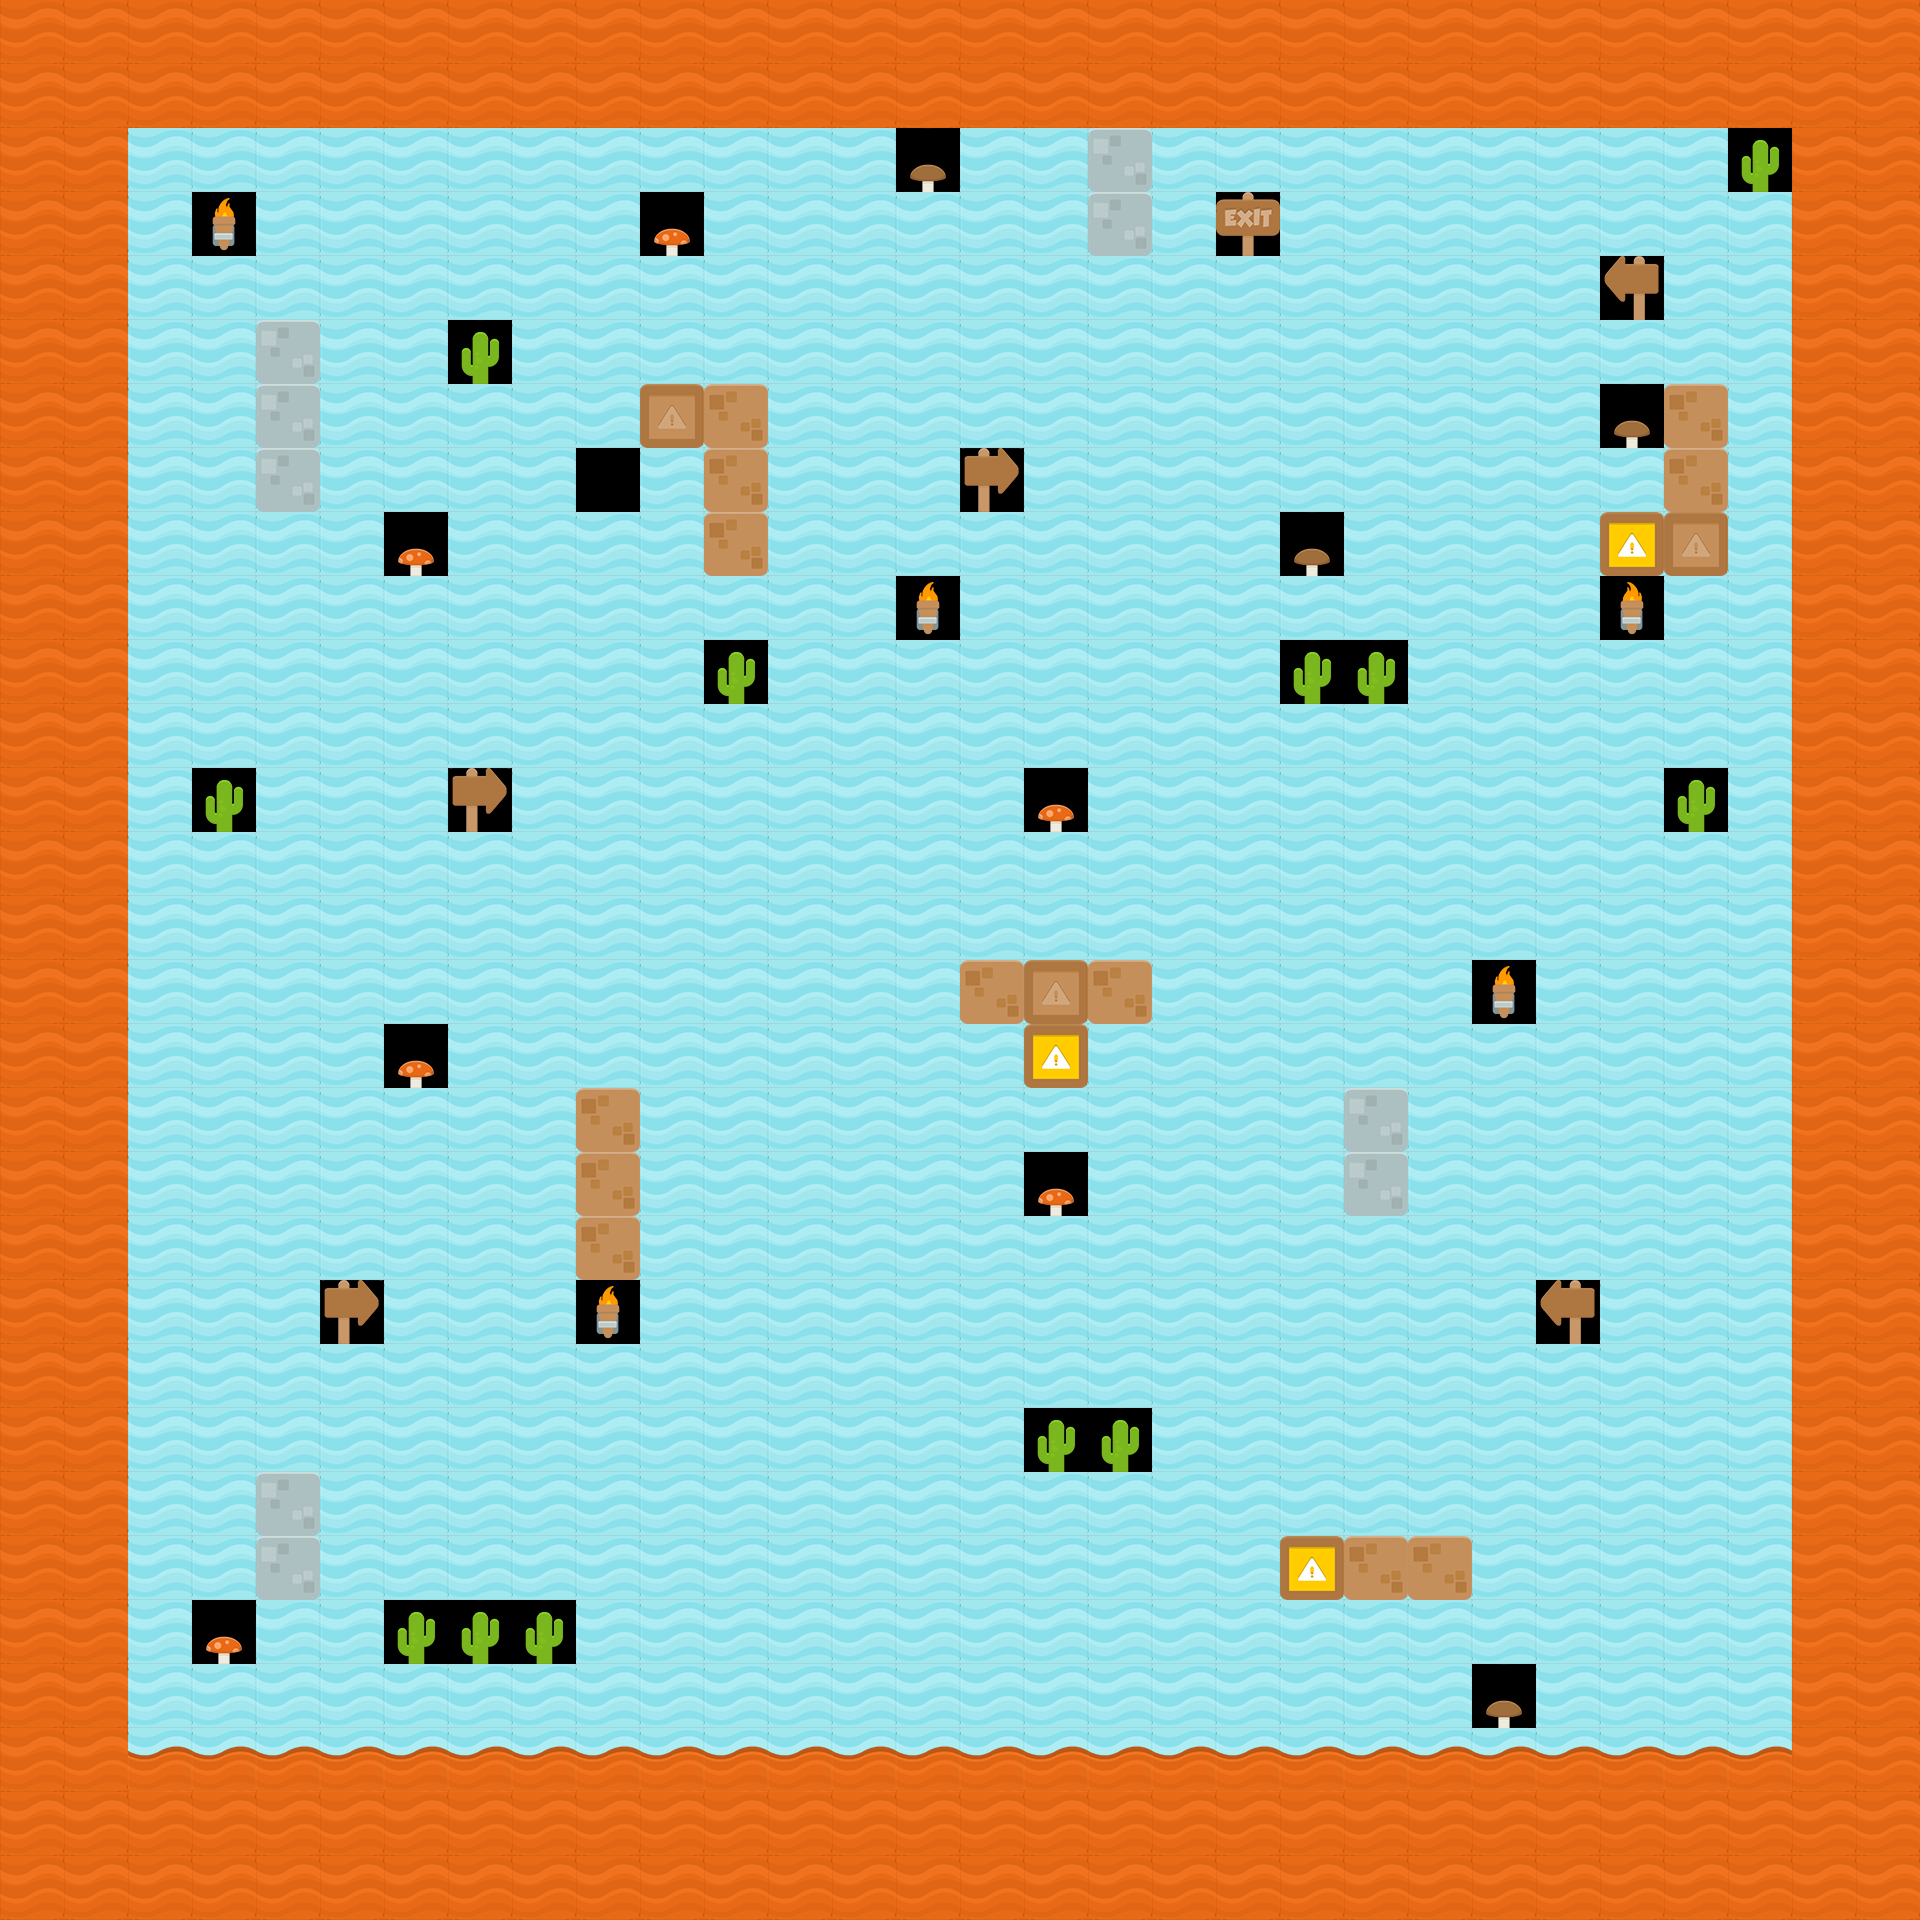

Tiled map render using the project's own tile images. Description and the whole map definition, tile-layer contents included, below:
An orthogonal 30x30 tile map with 64x64 px tiles, 2 tile layers (Background, Blocked) and 19 objects (9x Coin, 7x Enemy, StartingPosition, StartingPositionPortal, Portal).

<map version="1.2" tiledversion="1.2.0" orientation="orthogonal" renderorder="right-down" width="30" height="30" tilewidth="64" tileheight="64" infinite="0" nextlayerid="7" nextobjectid="22">
 <tileset firstgid="1" source="kenny_platformer_64x64.tsx" />
 <layer id="1" name="Background" width="30" height="30">
  <data encoding="csv">
14,14,14,14,14,14,14,14,14,14,14,14,14,14,14,14,14,14,14,14,14,14,14,14,14,14,14,14,14,14,
14,14,14,14,14,14,14,14,14,14,14,14,14,14,14,14,14,14,14,14,14,14,14,14,14,14,14,14,14,14,
14,14,7,7,7,7,7,7,7,7,7,7,7,7,43,7,7,7,7,7,7,7,7,7,7,7,7,69,14,14,
14,14,7,17,7,7,7,7,7,7,38,7,7,7,7,7,7,7,7,40,7,7,7,7,7,7,7,7,14,14,
14,14,7,7,7,7,7,7,7,7,7,7,7,7,7,7,7,7,7,7,7,7,7,7,7,13,7,7,14,14,
14,14,7,7,7,7,7,69,7,7,7,7,7,7,7,7,7,7,7,7,7,7,7,7,7,7,7,7,14,14,
14,14,7,7,7,7,7,7,7,7,7,7,7,7,7,7,7,7,7,7,7,7,7,7,7,43,7,7,14,14,
14,14,7,7,7,7,7,7,7,0,7,7,7,7,7,8,7,7,7,7,7,7,7,7,7,7,7,7,14,14,
14,14,7,7,7,7,38,7,7,7,7,7,7,7,7,7,7,7,7,7,43,7,7,7,7,7,7,7,14,14,
14,14,7,7,7,7,7,7,7,7,7,7,7,7,17,7,7,7,7,7,7,7,7,7,7,22,7,7,14,14,
14,14,7,7,7,7,7,7,7,7,7,69,7,7,7,7,7,7,7,7,69,69,7,7,7,7,7,7,14,14,
14,14,7,7,7,7,7,7,7,7,7,7,7,7,7,7,7,7,7,7,7,7,7,7,7,7,7,7,14,14,
14,14,7,69,7,7,7,8,7,7,7,7,7,7,7,7,38,7,7,7,7,7,7,7,7,7,69,7,14,14,
14,14,7,7,7,7,7,7,7,7,7,7,7,7,7,7,7,7,7,7,7,7,7,7,7,7,7,7,14,14,
14,14,7,7,7,7,7,7,7,7,7,7,7,7,7,7,7,7,7,7,7,7,7,7,7,7,7,7,14,14,
14,14,7,7,7,7,7,7,7,7,7,7,7,7,7,7,7,7,7,7,7,7,7,17,7,7,7,7,14,14,
14,14,7,7,7,7,38,7,7,7,7,7,7,7,7,7,7,7,7,7,7,7,7,7,7,7,7,7,14,14,
14,14,7,7,7,7,7,7,7,7,7,7,7,7,7,7,7,7,7,7,7,7,7,7,7,7,7,7,14,14,
14,14,7,7,7,7,7,7,7,7,7,7,7,7,7,7,38,7,7,7,7,7,7,7,7,7,7,7,14,14,
14,14,7,7,7,7,7,7,7,7,7,7,7,7,7,7,7,7,7,7,7,7,7,7,7,7,7,7,14,14,
14,14,7,7,7,8,7,7,7,17,7,7,7,7,7,7,7,7,7,7,7,7,7,7,13,7,7,7,14,14,
14,14,7,7,7,7,7,7,7,7,7,7,7,7,7,7,7,7,7,7,7,7,7,7,7,7,7,7,14,14,
14,14,7,7,7,7,7,7,7,7,7,7,7,7,7,7,69,69,7,7,7,7,7,7,7,7,7,7,14,14,
14,14,7,7,7,7,7,7,7,7,7,7,7,7,7,7,7,7,7,7,7,7,7,7,7,7,7,7,14,14,
14,14,7,7,7,7,7,7,7,7,7,7,7,7,7,7,7,7,7,7,7,7,7,7,7,7,7,7,14,14,
14,14,7,38,7,7,69,69,69,7,7,7,7,7,7,7,7,7,7,7,7,7,7,7,7,7,7,7,14,14,
14,14,7,7,7,7,7,7,7,7,7,7,7,7,7,7,7,7,7,7,7,7,7,43,7,7,7,7,14,14,
14,14,7,7,7,7,7,7,7,7,7,7,7,7,7,7,7,7,7,7,7,7,7,7,7,7,7,7,14,14,
14,14,14,14,14,14,14,14,14,14,14,14,14,14,14,14,14,14,14,14,14,14,14,14,14,14,14,14,14,14,
14,14,14,14,14,14,14,14,14,14,14,14,14,14,14,14,14,14,14,14,14,14,14,14,14,14,14,14,14,14
</data>
 </layer>
 <layer id="2" name="Blocked" width="30" height="30">
  <data encoding="csv">
0,0,0,0,0,0,0,0,0,0,0,0,0,0,0,0,0,0,0,0,0,0,0,0,0,0,0,0,0,0,
0,0,0,0,0,0,0,0,0,0,0,0,0,0,0,0,0,0,0,0,0,0,0,0,0,0,0,0,0,0,
0,0,0,0,0,0,0,0,0,0,0,0,0,0,0,0,0,10,0,0,0,0,0,0,0,0,0,0,0,0,
0,0,0,0,0,0,0,0,0,0,0,0,0,0,0,0,0,10,0,0,0,0,0,0,0,0,0,0,0,0,
0,0,0,0,0,0,0,0,0,0,0,0,0,0,0,0,0,0,0,0,0,0,0,0,0,0,0,0,0,0,
0,0,0,0,10,0,0,0,0,0,0,0,0,0,0,0,0,0,0,0,0,0,0,0,0,0,0,0,0,0,
0,0,0,0,10,0,0,0,0,0,1,15,0,0,0,0,0,0,0,0,0,0,0,0,0,0,15,0,0,0,
0,0,0,0,10,0,0,0,0,0,0,15,0,0,0,0,0,0,0,0,0,0,0,0,0,0,15,0,0,0,
0,0,0,0,0,0,0,0,0,0,0,15,0,0,0,0,0,0,0,0,0,0,0,0,0,6,1,0,0,0,
0,0,0,0,0,0,0,0,0,0,0,0,0,0,0,0,0,0,0,0,0,0,0,0,0,0,0,0,0,0,
0,0,0,0,0,0,0,0,0,0,0,0,0,0,0,0,0,0,0,0,0,0,0,0,0,0,0,0,0,0,
0,0,0,0,0,0,0,0,0,0,0,0,0,0,0,0,0,0,0,0,0,0,0,0,0,0,0,0,0,0,
0,0,0,0,0,0,0,0,0,0,0,0,0,0,0,0,0,0,0,0,0,0,0,0,0,0,0,0,0,0,
0,0,0,0,0,0,0,0,0,0,0,0,0,0,0,0,0,0,0,0,0,0,0,0,0,0,0,0,0,0,
0,0,0,0,0,0,0,0,0,0,0,0,0,0,0,0,0,0,0,0,0,0,0,0,0,0,0,0,0,0,
0,0,0,0,0,0,0,0,0,0,0,0,0,0,0,15,1,15,0,0,0,0,0,0,0,0,0,0,0,0,
0,0,0,0,0,0,0,0,0,0,0,0,0,0,0,0,6,0,0,0,0,0,0,0,0,0,0,0,0,0,
0,0,0,0,0,0,0,0,0,15,0,0,0,0,0,0,0,0,0,0,0,10,0,0,0,0,0,0,0,0,
0,0,0,0,0,0,0,0,0,15,0,0,0,0,0,0,0,0,0,0,0,10,0,0,0,0,0,0,0,0,
0,0,0,0,0,0,0,0,0,15,0,0,0,0,0,0,0,0,0,0,0,0,0,0,0,0,0,0,0,0,
0,0,0,0,0,0,0,0,0,0,0,0,0,0,0,0,0,0,0,0,0,0,0,0,0,0,0,0,0,0,
0,0,0,0,0,0,0,0,0,0,0,0,0,0,0,0,0,0,0,0,0,0,0,0,0,0,0,0,0,0,
0,0,0,0,0,0,0,0,0,0,0,0,0,0,0,0,0,0,0,0,0,0,0,0,0,0,0,0,0,0,
0,0,0,0,10,0,0,0,0,0,0,0,0,0,0,0,0,0,0,0,0,0,0,0,0,0,0,0,0,0,
0,0,0,0,10,0,0,0,0,0,0,0,0,0,0,0,0,0,0,0,6,15,15,0,0,0,0,0,0,0,
0,0,0,0,0,0,0,0,0,0,0,0,0,0,0,0,0,0,0,0,0,0,0,0,0,0,0,0,0,0,
0,0,0,0,0,0,0,0,0,0,0,0,0,0,0,0,0,0,0,0,0,0,0,0,0,0,0,0,0,0,
0,0,4,4,4,4,4,4,4,4,4,4,4,4,4,4,4,4,4,4,4,4,4,4,4,4,4,4,0,0,
0,0,0,0,0,0,0,0,0,0,0,0,0,0,0,0,0,0,0,0,0,0,0,0,0,0,0,0,0,0,
0,0,0,0,0,0,0,0,0,0,0,0,0,0,0,0,0,0,0,0,0,0,0,0,0,0,0,0,0,0
</data>
 </layer>
 <objectgroup id="3" name="Player">
  <object id="1" name="StartingPosition" type="StartingPosition" x="992" y="1768">
   <point />
  </object>
  <object id="19" name="StartingPosition" type="StartingPositionPortal" x="1278" y="128">
   <point />
  </object>
 </objectgroup>
 <objectgroup id="4" name="Enemies">
  <object id="3" name="Enemy" type="Enemy" x="422" y="298">
   <point />
  </object>
  <object id="4" name="Enemy" type="Enemy" x="1434" y="850">
   <point />
  </object>
  <object id="5" name="Enemy" type="Enemy" x="606" y="1008">
   <point />
  </object>
  <object id="6" name="Enemy" type="Enemy" x="284" y="1190">
   <point />
  </object>
  <object id="7" name="Enemy" type="Enemy" x="162" y="692">
   <point />
  </object>
  <object id="8" name="Enemy" type="Enemy" x="1442" y="1456">
   <point />
  </object>
  <object id="9" name="Enemy" type="Enemy" x="934" y="434">
   <point />
  </object>
 </objectgroup>
 <objectgroup id="5" name="Portal">
  <object id="21" name="Portal" type="Portal" x="1282" y="32">
   <point />
  </object>
 </objectgroup>
 <objectgroup id="6" name="Coins">
  <object id="10" name="Coin" type="Coin" x="1376" y="362">
   <point />
  </object>
  <object id="11" name="Coin" type="Coin" x="350" y="1010">
   <point />
  </object>
  <object id="12" name="Coin" type="Coin" x="598" y="554">
   <point />
  </object>
  <object id="13" name="Coin" type="Coin" x="530" y="1518">
   <point />
  </object>
  <object id="14" name="Coin" type="Coin" x="1246" y="1068">
   <point />
  </object>
  <object id="15" name="Coin" type="Coin" x="1756" y="1780">
   <point />
  </object>
  <object id="16" name="Coin" type="Coin" x="872" y="1202">
   <point />
  </object>
  <object id="17" name="Coin" type="Coin" x="612" y="176">
   <point />
  </object>
  <object id="18" name="Coin" type="Coin" x="1630" y="1132">
   <point />
  </object>
 </objectgroup>
</map>
